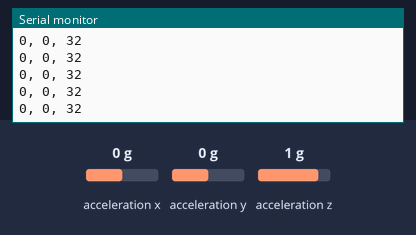
Bench run of a sketch on a simulated Arduino Uno, built with avr-gcc and run on an emulated ATmega328P. On the bench: the last lines printed to the serial monitor. The inputs (shaded band) are chosen by the test bench; at power-on: acceleration x 0 g, acceleration z 1 g, acceleration y 0 g.

Above: at 1.2 s.
1.3 s: acceleration x set to 0.8 g
At 2.4 s:
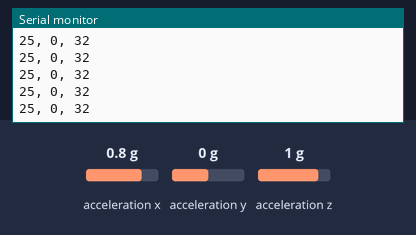
4.3 s: acceleration z set to 0 g
At 5.4 s:
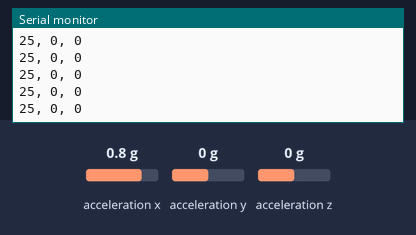
7.3 s: acceleration y set to -1.4 g
At 7.9 s:
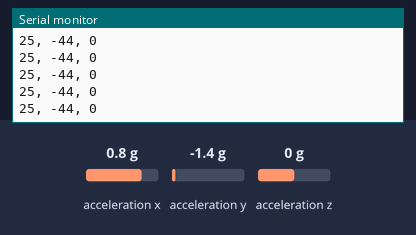

The sketch:

imu_test.ino
```cpp
#include <SparkFun_ADXL345.h>

ADXL345 adxl = ADXL345(); // remember, teensy 3.0-3.6 require pull-up resistors on I2C pins, 4.7k

void setup() {
  Serial.begin(9600);
  Serial.println("SparkFun ADXL345 Accelerometer Hook Up Guide Example");
  Serial.println();
  adxl.powerOn();
  adxl.setRangeSetting(16); // Give the range settings
}

int x,y,z;
void loop() {
  adxl.readAccel(&x, &y, &z);

  Serial.print(x);
  Serial.print(", ");
  Serial.print(y);
  Serial.print(", ");
  Serial.println(z);
}

// calibration

//int AccelMinX = 0;
//int AccelMaxX = 0;
//int AccelMinY = 0;
//int AccelMaxY = 0;
//int AccelMinZ = 0;
//int AccelMaxZ = 0;
//
//int accX = 0;
//int accY = 0;
//int accZ = 0;
//
///************** DEFINED VARIABLES **************/
///*                                             */
//#define offsetX   -123       // OFFSET values
//#define offsetY   -16
//#define offsetZ   -10
//
//#define gainX     133        // GAIN factors
//#define gainY     261
//#define gainZ     248
//
///******************** SETUP ********************/
///*          Configure ADXL345 Settings         */
//void setup()
//{
//  Serial.begin(9600);                 // Start the serial terminal
//  Serial.println("SparkFun ADXL345 Accelerometer Breakout Calibration");
//  Serial.println();
//
//  adxl.powerOn();                     // Power on the ADXL345
//
//  adxl.setRangeSetting(2);           // Give the range settings
//                                      // Accepted values are 2g, 4g, 8g or 16g
//                                      // Higher Values = Wider Measurement Range
//                                      // Lower Values = Greater Sensitivity
//
//  adxl.setSpiBit(0);                // Configure the device: 4 wire SPI mode = '0' or 3 wire SPI mode = 1
//                                      // Default: Set to 1
//                                      // SPI pins on the ATMega328: 11, 12 and 13 as reference in SPI Library
//}
//
///****************** MAIN CODE ******************/
///*  Accelerometer Readings and Min/Max Values  */
//void loop()
//{
//  Serial.println("Send any character to display values.");
//  while (!Serial.available()){}       // Waiting for character to be sent to Serial
//  Serial.println();
//
//  // Get the Accelerometer Readings
//  int x,y,z;                          // init variables hold results
//  adxl.readAccel(&x, &y, &z);         // Read the accelerometer values and store in variables x,y,z
//
//  if(x < AccelMinX) AccelMinX = x;
//  if(x > AccelMaxX) AccelMaxX = x;
//
//  if(y < AccelMinY) AccelMinY = y;
//  if(y > AccelMaxY) AccelMaxY = y;
//
//  if(z < AccelMinZ) AccelMinZ = z;
//  if(z > AccelMaxZ) AccelMaxZ = z;
//
//  Serial.print("Accel Minimums: "); Serial.print(AccelMinX); Serial.print("  ");Serial.print(AccelMinY); Serial.print("  "); Serial.print(AccelMinZ); Serial.println();
//  Serial.print("Accel Maximums: "); Serial.print(AccelMaxX); Serial.print("  ");Serial.print(AccelMaxY); Serial.print("  "); Serial.print(AccelMaxZ); Serial.println();
//  Serial.println();
//
//
//  /* Note: Must perform offset and gain calculations prior to seeing updated results
//  /  Refer to SparkFun ADXL345 Hook Up Guide: https://learn.sparkfun.com/tutorials/adxl345-hookup-guide
//  /  offsetAxis = 0.5 * (Acel+1g + Accel-1g)
//  /  gainAxis = 0.5 * ((Acel+1g - Accel-1g)/1g) */
//
//  // UNCOMMENT SECTION TO VIEW NEW VALUES
//  //accX = (x - offsetX)/gainX;         // Calculating New Values for X, Y and Z
//  //accY = (y - offsetY)/gainY;
//  //accZ = (z - offsetZ)/gainZ;
//
//  //Serial.print("New Calibrated Values: "); Serial.print(accX); Serial.print("  "); Serial.print(accY); Serial.print("  "); Serial.print(accZ);
//  //Serial.println();
//
//  while (Serial.available())
//  {
//    Serial.read();                    // Clear buffer
//  }
//}

// sample

//void setup(){
//
//  Serial.begin(9600);                 // Start the serial terminal
//  Serial.println("SparkFun ADXL345 Accelerometer Hook Up Guide Example");
//  Serial.println();
//  adxl.powerOn();                     // Power on the ADXL345
//  adxl.setRangeSetting(16);           // Give the range settings
//                                      // Accepted values are 2g, 4g, 8g or 16g
//                                      // Higher Values = Wider Measurement Range
//                                      // Lower Values = Greater Sensitivity
//
//  adxl.setActivityXYZ(1, 0, 0);       // Set to activate movement detection in the axes "adxl.setActivityXYZ(X, Y, Z);" (1 == ON, 0 == OFF)
//  adxl.setActivityThreshold(75);      // 62.5mg per increment   // Set activity   // Inactivity thresholds (0-255)
//
//  adxl.setInactivityXYZ(1, 0, 0);     // Set to detect inactivity in all the axes "adxl.setInactivityXYZ(X, Y, Z);" (1 == ON, 0 == OFF)
//  adxl.setInactivityThreshold(75);    // 62.5mg per increment   // Set inactivity // Inactivity thresholds (0-255)
//  adxl.setTimeInactivity(10);         // How many seconds of no activity is inactive?
//
//  adxl.setTapDetectionOnXYZ(0, 0, 1); // Detect taps in the directions turned ON "adxl.setTapDetectionOnX(X, Y, Z);" (1 == ON, 0 == OFF)
//  // Set values for what is considered a TAP and what is a DOUBLE TAP (0-255)
//  adxl.setTapThreshold(50);           // 62.5 mg per increment
//  adxl.setTapDuration(15);            // 625 μs per increment
//  adxl.setDoubleTapLatency(80);       // 1.25 ms per increment
//  adxl.setDoubleTapWindow(200);       // 1.25 ms per increment
//
//  // Set values for what is considered FREE FALL (0-255)
//  adxl.setFreeFallThreshold(7);       // (5 - 9) recommended - 62.5mg per increment
//  adxl.setFreeFallDuration(30);       // (20 - 70) recommended - 5ms per increment
//
//  // Setting all interupts to take place on INT1 pin
//  //adxl.setImportantInterruptMapping(1, 1, 1, 1, 1);     // Sets "adxl.setEveryInterruptMapping(single tap, double tap, free fall, activity, inactivity);"
//                                                        // Accepts only 1 or 2 values for pins INT1 and INT2. This chooses the pin on the ADXL345 to use for Interrupts.
//                                                        // This library may have a problem using INT2 pin. Default to INT1 pin.
//
//  // Turn on Interrupts for each mode (1 == ON, 0 == OFF)
//  adxl.InactivityINT(1);
//  adxl.ActivityINT(1);
//  adxl.FreeFallINT(1);
//  adxl.doubleTapINT(1);
//  adxl.singleTapINT(1);
//}
//
///****************** MAIN CODE ******************/
///*     Accelerometer Readings and Interrupt    */
//void loop(){
//  int x,y,z;
//  adxl.readAccel(&x, &y, &z);         // Read the accelerometer values and store them in variables declared above x,y,z
//  ADXL_ISR();
//
////  Serial.print(x);
////  Serial.print(", ");
////  Serial.print(y);
////  Serial.print(", ");
////  Serial.println(z);
//}
//
///********************* ISR *********************/
///* Look for Interrupts and Triggered Action    */
//void ADXL_ISR() {
//  // getInterruptSource clears all triggered actions after returning value
//  // Do not call again until you need to recheck for triggered actions
//  byte interrupts = adxl.getInterruptSource();
//
//  // Free Fall Detection
//  if(adxl.triggered(interrupts, ADXL345_FREE_FALL)){
//    Serial.println("*** FREE FALL ***");
//    //add code here to do when free fall is sensed
//  }
//
//  // Inactivity
//  if(adxl.triggered(interrupts, ADXL345_INACTIVITY)){
//    Serial.println("*** INACTIVITY ***");
//     //add code here to do when inactivity is sensed
//  }
//
//  // Activity
//  if(adxl.triggered(interrupts, ADXL345_ACTIVITY)){
//    Serial.println("*** ACTIVITY ***");
//     //add code here to do when activity is sensed
//  }
//
//  // Double Tap Detection
//  if(adxl.triggered(interrupts, ADXL345_DOUBLE_TAP)){
//    Serial.println("*** DOUBLE TAP ***");
//     //add code here to do when a 2X tap is sensed
//  }
//
//  // Tap Detection
//  if(adxl.triggered(interrupts, ADXL345_SINGLE_TAP)){
//    Serial.println("*** TAP ***");
//     //add code here to do when a tap is sensed
//  }
//}
```

Measured:
- after the input at 1.3 s, the serial monitor: prints a new line after 0.07 s (image 1)
- after the input at 4.3 s, the serial monitor: prints a new line after 0.08 s (image 2)
- after the input at 7.3 s, the serial monitor: prints a new line after 0.07 s (image 3)
